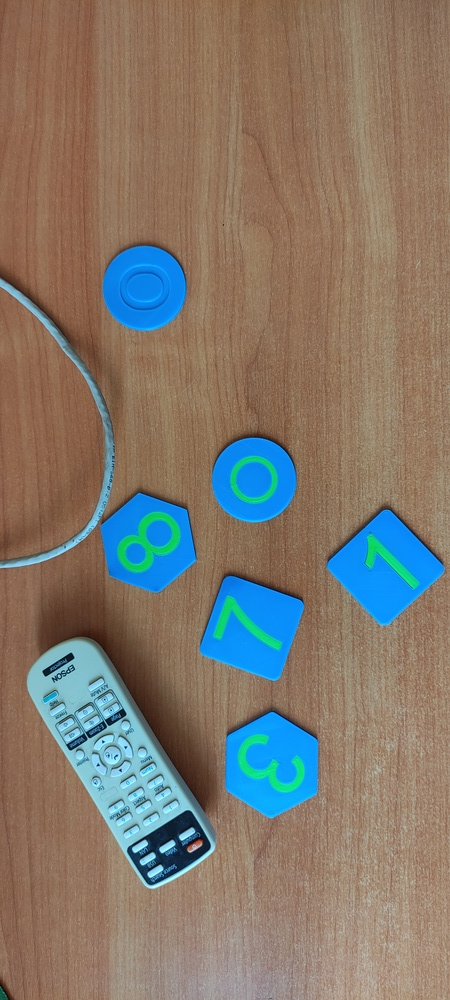
#> input picture 7_term/ЦОСиИ/images/2.jpg, 450 x 1000 px, shrunk from 2080 x 4624 before the run
$ python lab3_rotate_numbers.py
#> lines starting #> are read from the running program, lines starting #| are printed output that depends on the picture; after the words box and inside, x2 and y2 are one past the last pixel; in counts of white or black regions, pixels touching at a corner belong together
#> in process_image, src_image is the input picture: shape (1000, 450, 3); mean B, G, R 109.1, 120.4, 130
import cv2
import numpy as np

def remove_background(image, lower_bound, upper_bound):
    hsv_image = cv2.cvtColor(image, cv2.COLOR_BGR2HSV)
#> hsv_image: shape (1000, 450, 3); mean H, S, V 26.6, 107.4, 154.1
    mask = cv2.inRange(hsv_image, lower_bound, upper_bound)
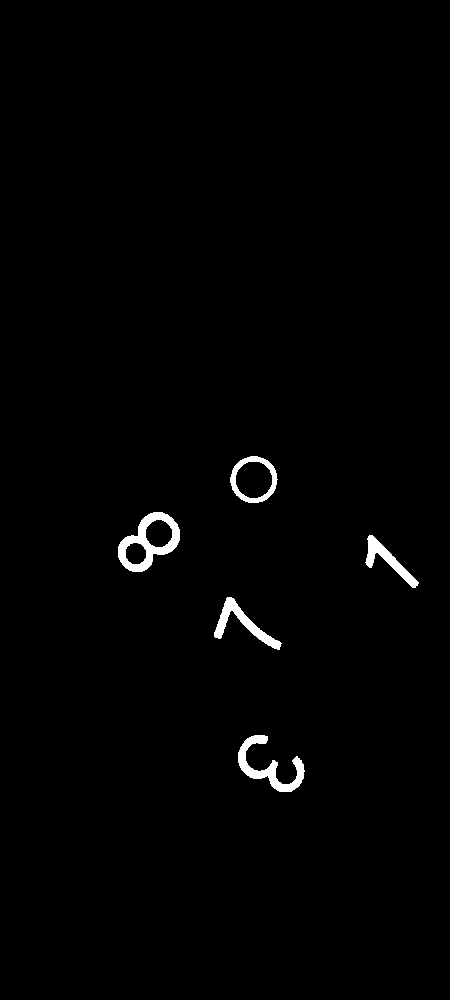
#> mask: shape (1000, 450); 1.1% white; 5 white regions, box (x1, y1, x2, y2) and area: (118, 512, 180, 572) 1463, (238, 735, 305, 792) 1190, (214, 597, 282, 650) 902, (365, 535, 419, 588) 755, (230, 456, 278, 503) 703

    # Морфологические преобразования для очистки маски
    kernel = cv2.getStructuringElement(cv2.MORPH_RECT, (5, 5))
    morphed_mask = cv2.morphologyEx(mask, cv2.MORPH_OPEN, kernel)
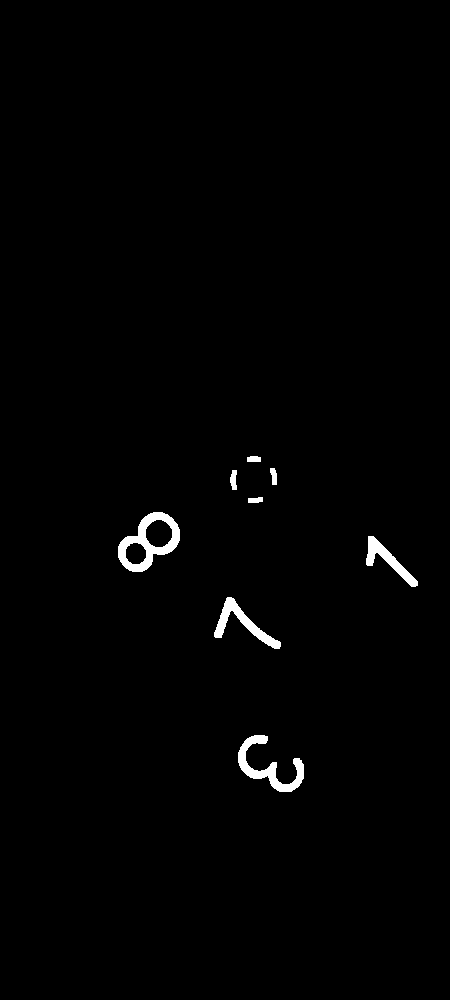
#> morphed_mask: shape (1000, 450); 1% white; 8 white regions, largest, box (x1, y1, x2, y2) and area: (118, 512, 180, 572) 1460, (238, 735, 304, 792) 1170, (214, 597, 281, 649) 895
    morphed_mask = cv2.morphologyEx(morphed_mask, cv2.MORPH_CLOSE, kernel)
#> morphed_mask: shape (1000, 450); 1% white; 8 white regions

    # Применение маски для удаления фона
    no_background = cv2.bitwise_and(image, image, mask=morphed_mask)

    return no_background, morphed_mask


def rotate_and_place_numbers(no_background, mask, min_area=15000.0):
#> called with min_area = 15000
    contours, _ = cv2.findContours(mask, cv2.RETR_EXTERNAL, cv2.CHAIN_APPROX_SIMPLE)
#> contours = 8 contours; box (x1, y1, x2, y2) and area: (118, 512, 180, 572) 2262, (238, 735, 304, 792) 1040, (214, 597, 281, 649) 811, (366, 536, 418, 587) 669, (230, 470, 237, 490) 84, (270, 468, 277, 485) 69, (247, 456, 261, 462) 60, (248, 497, 263, 503) 57

    # Фильтрация контуров по площади
    filtered_contours = [contour for contour in contours if cv2.contourArea(contour) > min_area]
#> filtered_contours = []

    if not filtered_contours:
        raise ValueError("No valid contours detected.")

    # Создаем пустое изображение для результата
    rotated_result = np.zeros_like(no_background)

    for contour in filtered_contours:
        min_rect = cv2.minAreaRect(contour)
        angle = min_rect[2]
        size = min_rect[1]

        # Учет ориентации
        if size[0] > size[1]:
            angle += 90
            size = (size[1], size[0])

        # Поворот изображения
        rotation_matrix = cv2.getRotationMatrix2D(min_rect[0], angle, 1.0)
        rotated_image = cv2.warpAffine(no_background, rotation_matrix, (no_background.shape[1], no_background.shape[0]))

        # Обрезка
        center = tuple(map(int, min_rect[0]))
        width, height = map(int, size)
        x, y = center[0] - width // 2, center[1] - height // 2
        bounding_box = (max(0, x), max(0, y), min(rotated_image.shape[1], width), min(rotated_image.shape[0], height))
        digit = rotated_image[bounding_box[1]:bounding_box[1] + bounding_box[3],
                              bounding_box[0]:bounding_box[0] + bounding_box[2]]

        # Добавление цифры на чистое изображение
        if digit.size > 0:
            rotated_result[bounding_box[1]:bounding_box[1] + bounding_box[3],
                           bounding_box[0]:bounding_box[0] + bounding_box[2]] = digit

    return rotated_result


def process_image(image_path, output_path):
    # Загрузка изображения
    src_image = cv2.imread(image_path)
    if src_image is None:
        raise ValueError("Invalid image file.")

    # Диапазон цвета для удаления фона (зеленый)
    lower_green = np.array([40, 140, 140])
    upper_green = np.array([90, 255, 255])

    # Удаление фона
    no_background, mask = remove_background(src_image, lower_green, upper_green)

    # Поворот и размещение цифр
    rotated_result = rotate_and_place_numbers(no_background, mask)

    # Сохранение результата
    cv2.imwrite(output_path, rotated_result)


if __name__ == "__main__":
    # Пример использования
    input_image = "./images/2.jpg"  # Замените на путь к вашему изображению
    output_image = "output_image_rotated.jpg"  # Замените на путь для сохранения результата

    try:
        process_image(input_image, output_image)
        print(f"Processed image saved to {output_image}")
    except ValueError as e:
        print(f"Error: {e}")

$ run again, with 7_term/ЦОСиИ/images/1.jpg copied over 7_term/ЦОСиИ/images/2.jpg
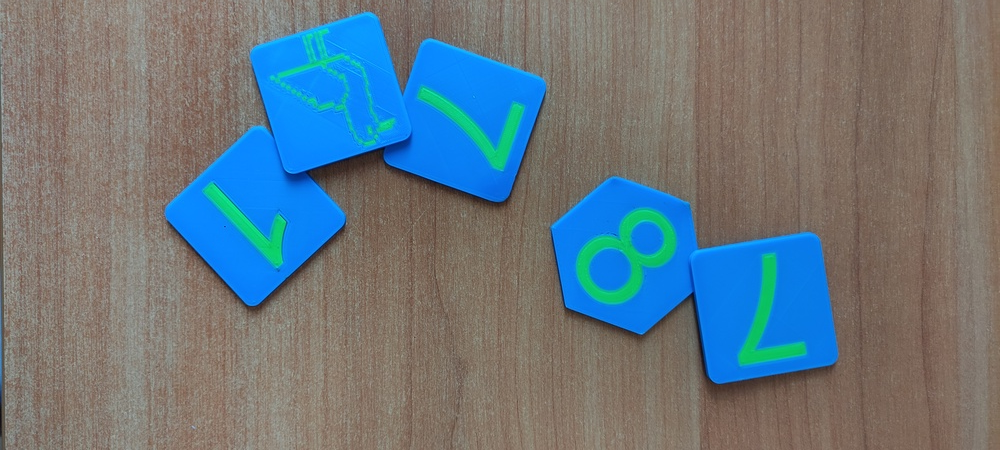
#> input picture 7_term/ЦОСиИ/images/1.jpg, 1000 x 450 px, shrunk from 4624 x 2080 before the run
#> in process_image, src_image is the input picture: shape (450, 1000, 3); mean B, G, R 127.1, 119.4, 105
#> hsv_image: shape (450, 1000, 3); mean H, S, V 32.8, 89.4, 149
#> in remove_background, `mask = cv2.inRange(hsv_image, lower_bound, upper_bound)`:
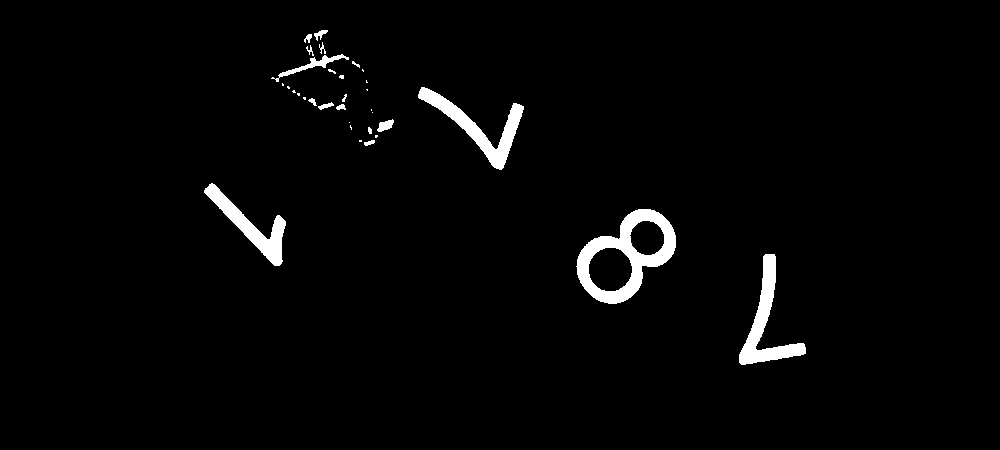
#> mask: shape (450, 1000); 2.3% white; 33 white regions (16 under 20 px), largest, box (x1, y1, x2, y2) and area: (576, 209, 676, 304) 3503, (739, 254, 806, 365) 2120, (418, 87, 524, 170) 2104
#> in remove_background, `no_background = cv2.bitwise_and(image, image, mask=morphed_mask)`:
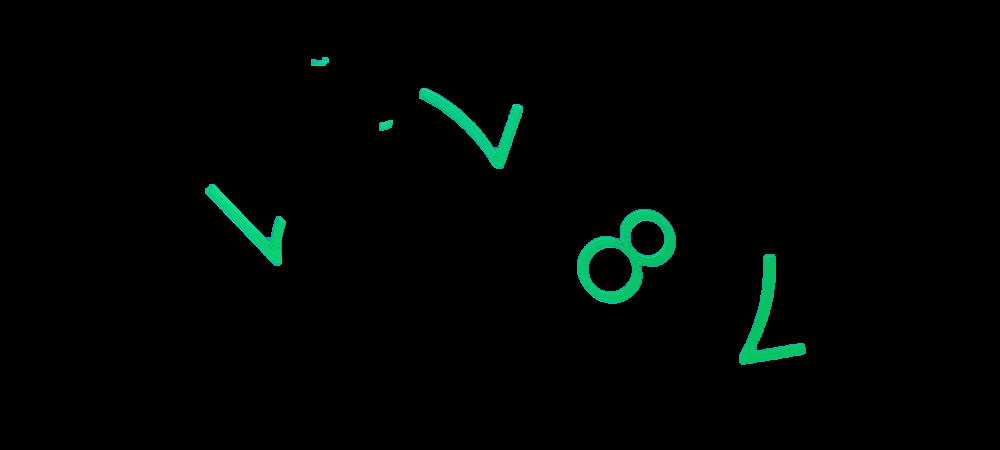
#> no_background: shape (450, 1000, 3); mean B, G, R 2.7, 4.2, 0.2
#> contours = 6 contours; box (x1, y1, x2, y2) and area: (577, 209, 676, 304) 5708, (739, 254, 806, 365) 1954, (419, 88, 523, 169) 1942, (205, 184, 286, 266) 1647, (311, 57, 329, 66) 100, (379, 120, 393, 131) 98
#> filtered_contours = []

$ run again, with 7_term/ЦОСиИ/images/3.jpg copied over 7_term/ЦОСиИ/images/2.jpg
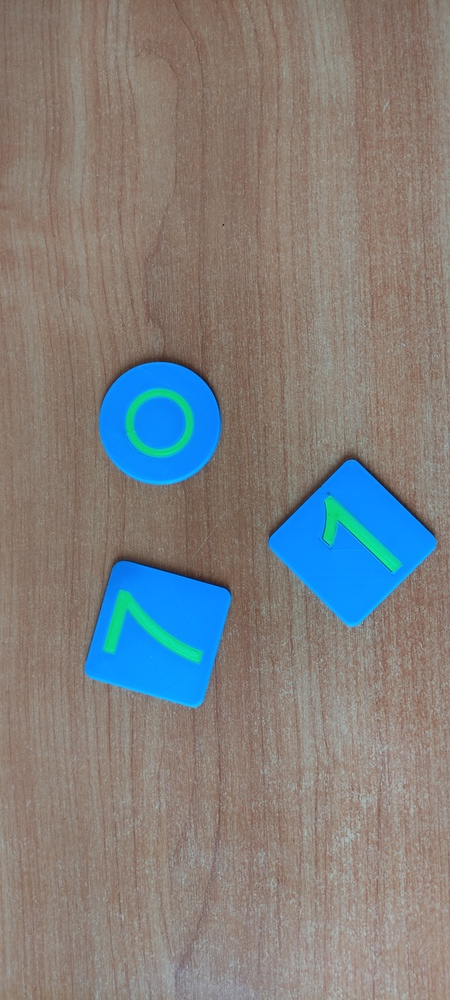
#> input picture 7_term/ЦОСиИ/images/3.jpg, 450 x 1000 px, shrunk from 2080 x 4624 before the run
#> in process_image, src_image is the input picture: shape (1000, 450, 3); mean B, G, R 126.3, 127.5, 128.4
#> hsv_image: shape (1000, 450, 3); mean H, S, V 22.5, 67.3, 150.7
#> in remove_background, `mask = cv2.inRange(hsv_image, lower_bound, upper_bound)`:
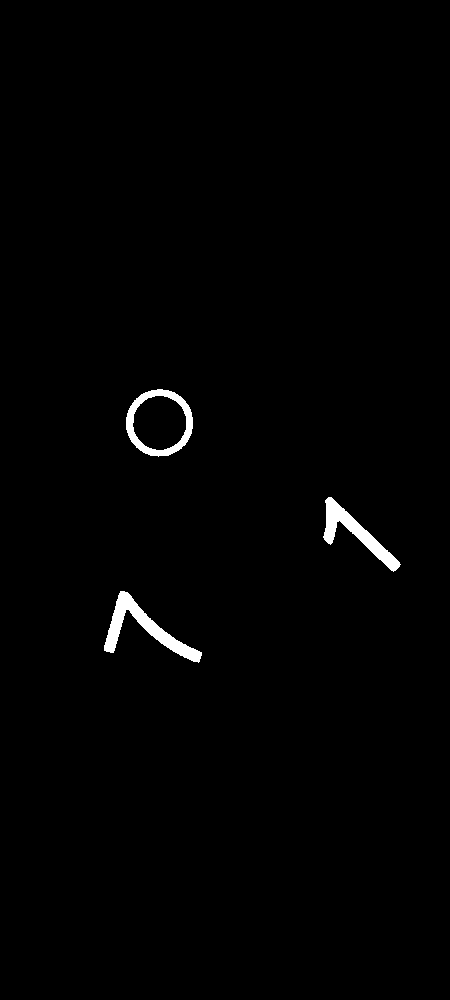
#> mask: shape (1000, 450); 1% white; 3 white regions, box (x1, y1, x2, y2) and area: (104, 591, 202, 663) 1792, (323, 497, 401, 572) 1486, (126, 389, 193, 457) 1327
#> contours = 3 contours; box (x1, y1, x2, y2) and area: (126, 389, 193, 456) 3461, (104, 591, 201, 662) 1654, (324, 498, 400, 571) 1369
#> filtered_contours = []
